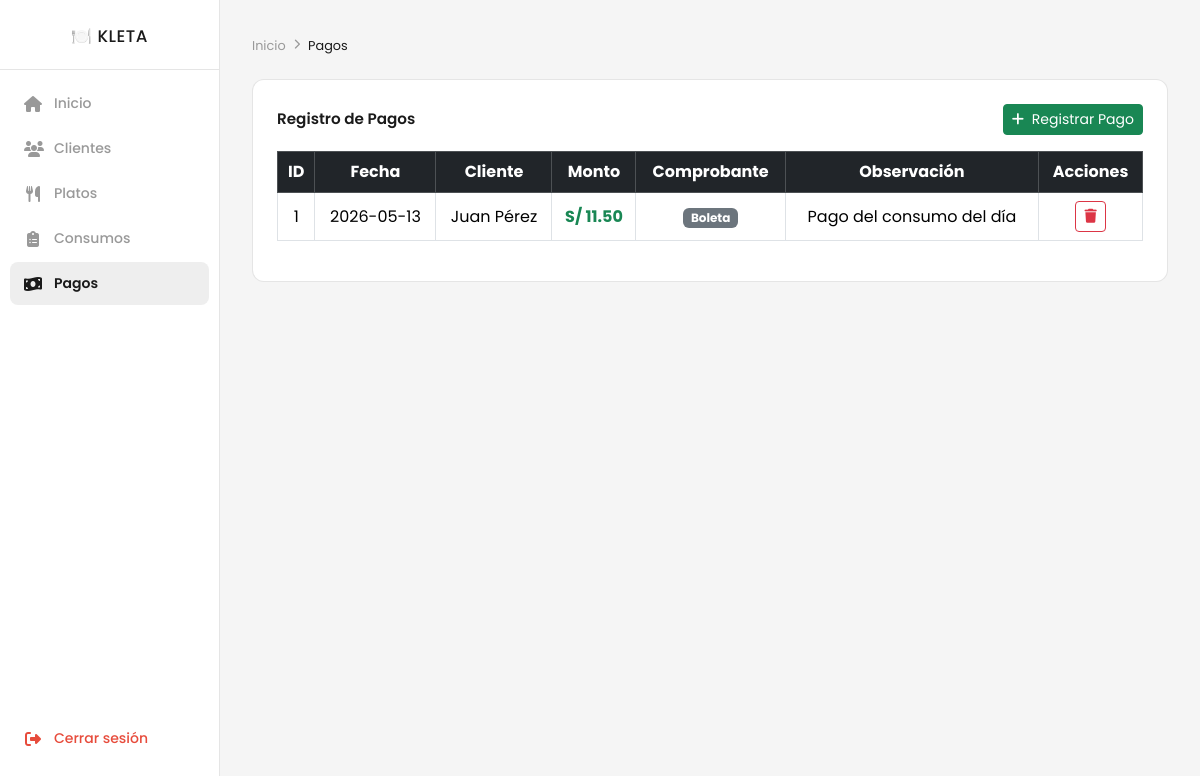
/pagos (signed in), run on an earlier commit of the app's database.
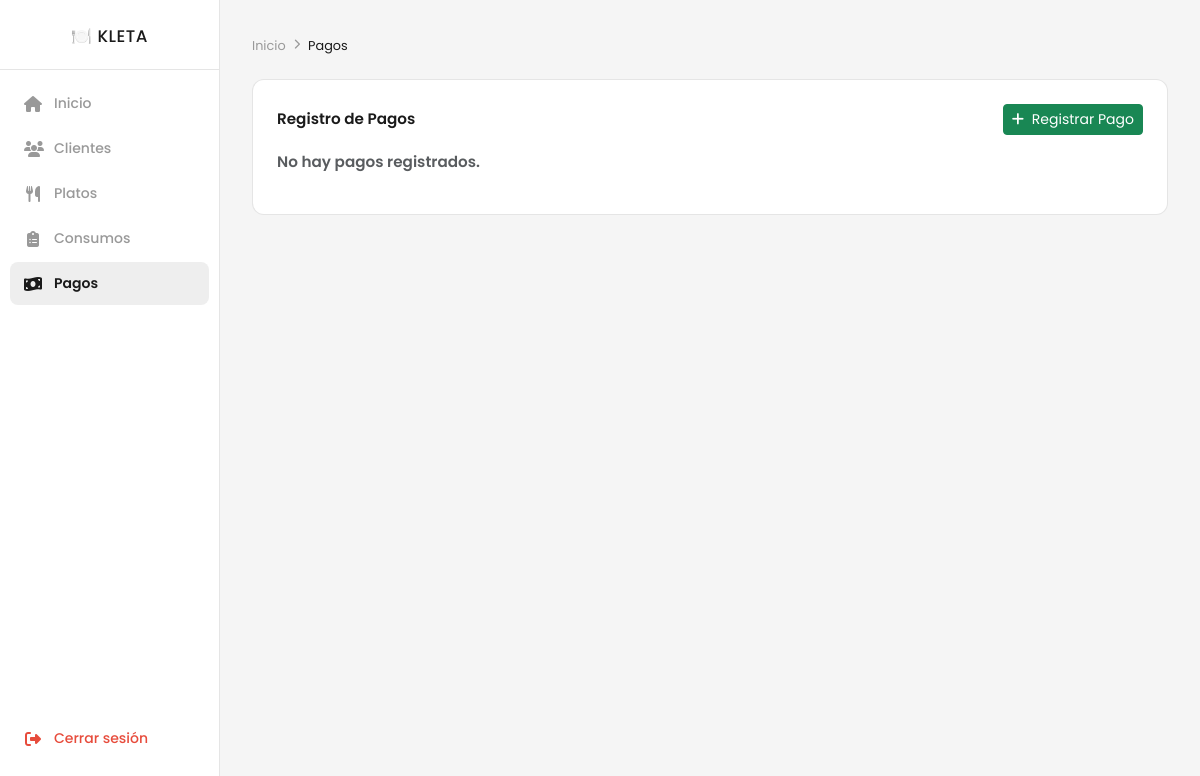
And on a later commit of the database.
### tables this page shows
CREATE TABLE pagos (
    id               INT AUTO_INCREMENT PRIMARY KEY,
    cliente_id       INT NOT NULL,
    monto            DECIMAL(8, 2) NOT NULL,
    tipo_comprobante ENUM('boleta', 'factura', 'ninguno') NOT NULL DEFAULT 'ninguno',
    fecha_pago       DATE NOT NULL,
    observacion      VARCHAR(200),
    creado_en        TIMESTAMP DEFAULT CURRENT_TIMESTAMP,

    FOREIGN KEY (cliente_id) REFERENCES clientes(id)
);

CREATE TABLE clientes (
    id         INT AUTO_INCREMENT PRIMARY KEY,
    nombre     VARCHAR(100) NOT NULL,
    telefono   VARCHAR(15),
    direccion  VARCHAR(200),
    tipo_pago  ENUM('diario', 'semanal', 'mensual') NOT NULL DEFAULT 'diario',
    creado_en  TIMESTAMP DEFAULT CURRENT_TIMESTAMP
);

### app/core/Controller.php (called while the page is built, shortened)
<?php
class Controller {
    protected function view(string $vista, array $datos = []): void {
        extract($datos);
        require_once __DIR__ . '/../views/' . $vista . '.php';
    }
}

### app/controllers/PagosController.php (called while the page is built, shortened)
<?php
require_once __DIR__ . '/../core/Controller.php';
require_once __DIR__ . '/../models/Pago.php';
class PagosController extends Controller {
    public function index(): void {
        $pagos = (new Pago())->obtenerTodos();
        $this->view('pagos/index', [
            'usuario' => $_SESSION['usuario'],
            'pagos'   => $pagos,
        ]);
    }
}

### app/core/Router.php (called while the page is built, shortened)
<?php
class Router {
    public function run(): void {
        $url = $_GET['url'] ?? '';
        $url = filter_var(trim($url, '/'), FILTER_SANITIZE_URL);
        $partes = explode('/', $url);
        $metodo = !empty($partes[1]) ? $partes[1] : 'index';
        $params  = array_slice($partes, 2);
        $controller = new $nombreController();
        $controller->$metodo(...$params);
    }
}

### app/core/App.php (called while the page is built, shortened)
<?php
require_once __DIR__ . '/Router.php';
class App {
    public function run(): void {
        $router = new Router();
        $router->run();
    }
}

### app/index.php (called while the page is built, shortened)
<?php
require_once __DIR__ . '/core/App.php';
(new App())->run();

### app/core/Database.php (called while the page is built)
<?php
class Database {
    private static ?PDO $connection = null;
    public static function getConnection(): PDO {
        if (self::$connection === null) {
            $dns = "mysql:host=" . DB_HOST . ";port=" . DB_PORT . ";dbname=" . DB_NAME . ";charset=utf8mb4";
            self::$connection = new PDO($dns, DB_USER, DB_PASS, [
                PDO::ATTR_ERRMODE            => PDO::ERRMODE_EXCEPTION,
                PDO::ATTR_DEFAULT_FETCH_MODE => PDO::FETCH_ASSOC,
            ]);
        }
        return self::$connection;
    }
}

### app/models/Pago.php (called while the page is built, shortened)
<?php
require_once __DIR__ . '/../core/Database.php';
class Pago {
    private PDO $db;
    public function __construct() {
        $this->db = Database::getConnection();
    }
    public function obtenerTodos(): array {
        $sql = "
            SELECT pg.*, c.nombre AS cliente
            FROM pagos pg
            JOIN clientes c ON c.id = pg.cliente_id
            ORDER BY pg.fecha_pago DESC, pg.creado_en DESC
        ";
        $stmt = $this->db->prepare($sql);
        $stmt->execute();
        return $stmt->fetchAll();
    }
}

### app/views/pagos/index.php (the view, shortened to what the changed rows need)
<!DOCTYPE html>
<html lang="es">
<head>
    <link rel="stylesheet" href="https://cdnjs.cloudflare.com/ajax/libs/font-awesome/6.7.2/css/all.min.css">
    <link rel="stylesheet" href="https://cdn.jsdelivr.net/npm/bootstrap@5.3.8/dist/css/bootstrap.min.css">
    <link rel="stylesheet" href="<?php echo BASE_URL; ?>/public/css/dashboard.css">
</head>
<body>
<main>
    <div class="main-content">
        <div class="table-responsive">
            <?php if (empty($pagos)): ?>
                <p class="text-muted">No hay pagos registrados.</p>
            <?php else: ?>
                <table class="table table-bordered text-center align-middle">
                    <thead class="table-dark">
                        <tr>
                            <th>ID</th>
                            <th>Fecha</th>
                            <th>Cliente</th>
                            <th>Monto</th>
                            <th>Comprobante</th>
                            <th>Observación</th>
                            <th>Acciones</th>
                        </tr>
                    </thead>
                    <tbody>
                        <?php foreach ($pagos as $p): ?>
                            <tr>
                                <td><?php echo $p['id']; ?></td>
                                <td><?php echo $p['fecha_pago']; ?></td>
                                <td><?php echo htmlspecialchars($p['cliente']); ?></td>
                                <td class="fw-bold text-success">S/ <?php echo number_format($p['monto'], 2); ?></td>
                                <td><span class="badge bg-secondary"><?php echo ucfirst($p['tipo_comprobante']); ?></span></td>
                                <td><?php echo htmlspecialchars($p['observacion'] ?? '—'); ?></td>
                                <td>
                                    <a href="<?php echo BASE_URL; ?>/pagos/eliminar/<?php echo $p['id']; ?>"
                                       class="btn btn-sm btn-outline-danger"
                                       onclick="return confirm('¿Eliminar este pago?')">
                                        <i class="fa-solid fa-trash"></i>
                                    </a>
                                </td>
                            </tr>
                        <?php endforeach; ?>
                    </tbody>
                </table>
            <?php endif; ?>
        </div>
    </div>
</main>
</body>
</html>

What changed in the data, as far as the page shows it:
removed pagos: id "1", fecha_pago "2026-05-13", cliente.nombre "Juan Pérez", monto "11.50", tipo_comprobante "Boleta", observacion "Pago del consumo del día"
Also different on the page:
text no longer shown: "ID Fecha Cliente Monto Comprobante Observación Acciones"
text now shown: "No hay pagos registrados."
